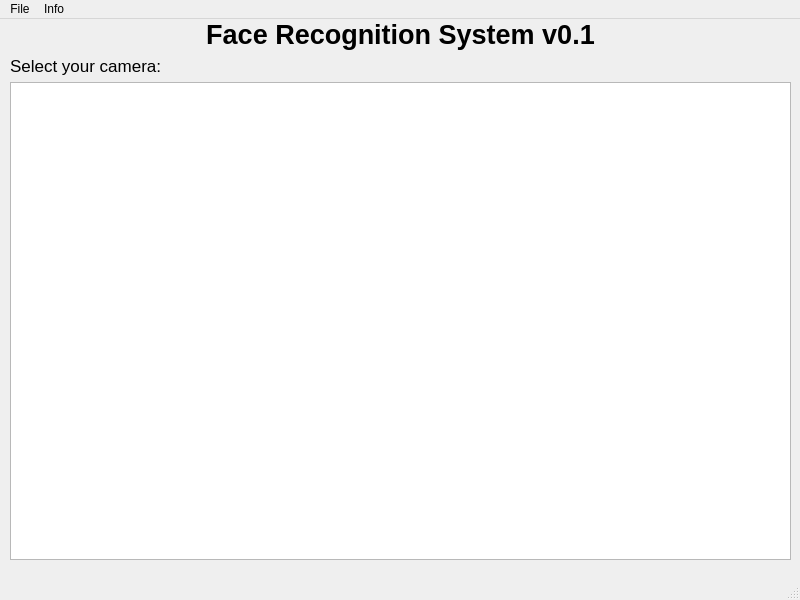
<?xml version="1.0" encoding="UTF-8"?>
<ui version="4.0">
 <class>MainWindow</class>
 <widget class="QMainWindow" name="MainWindow">
  <property name="geometry">
   <rect>
    <x>0</x>
    <y>0</y>
    <width>800</width>
    <height>600</height>
   </rect>
  </property>
  <property name="sizePolicy">
   <sizepolicy hsizetype="Fixed" vsizetype="Fixed">
    <horstretch>0</horstretch>
    <verstretch>0</verstretch>
   </sizepolicy>
  </property>
  <property name="minimumSize">
   <size>
    <width>800</width>
    <height>600</height>
   </size>
  </property>
  <property name="maximumSize">
   <size>
    <width>800</width>
    <height>600</height>
   </size>
  </property>
  <property name="windowTitle">
   <string>Face Recognition System</string>
  </property>
  <widget class="QWidget" name="centralwidget">
   <widget class="QWidget" name="verticalLayoutWidget">
    <property name="geometry">
     <rect>
      <x>10</x>
      <y>0</y>
      <width>781</width>
      <height>541</height>
     </rect>
    </property>
    <layout class="QVBoxLayout" name="verticalLayout">
     <property name="sizeConstraint">
      <enum>QLayout::SetMaximumSize</enum>
     </property>
     <item>
      <widget class="QLabel" name="Title">
       <property name="font">
        <font>
         <pointsize>20</pointsize>
         <weight>75</weight>
         <bold>true</bold>
        </font>
       </property>
       <property name="text">
        <string>Face Recognition System v0.1</string>
       </property>
       <property name="alignment">
        <set>Qt::AlignCenter</set>
       </property>
      </widget>
     </item>
     <item>
      <widget class="QLabel" name="Welcome_Message">
       <property name="font">
        <font>
         <pointsize>13</pointsize>
        </font>
       </property>
       <property name="text">
        <string>Select your camera:</string>
       </property>
      </widget>
     </item>
     <item>
      <widget class="QListView" name="listView"/>
     </item>
    </layout>
   </widget>
  </widget>
  <widget class="QMenuBar" name="menubar">
   <property name="geometry">
    <rect>
     <x>0</x>
     <y>0</y>
     <width>800</width>
     <height>30</height>
    </rect>
   </property>
   <widget class="QMenu" name="menuFile">
    <property name="title">
     <string>File</string>
    </property>
    <addaction name="actionExit"/>
   </widget>
   <widget class="QMenu" name="menuInfo">
    <property name="title">
     <string>Info</string>
    </property>
   </widget>
   <addaction name="menuFile"/>
   <addaction name="menuInfo"/>
  </widget>
  <widget class="QStatusBar" name="statusbar"/>
  <action name="actionExit">
   <property name="text">
    <string>Exit</string>
   </property>
  </action>
 </widget>
 <resources/>
 <connections/>
</ui>
